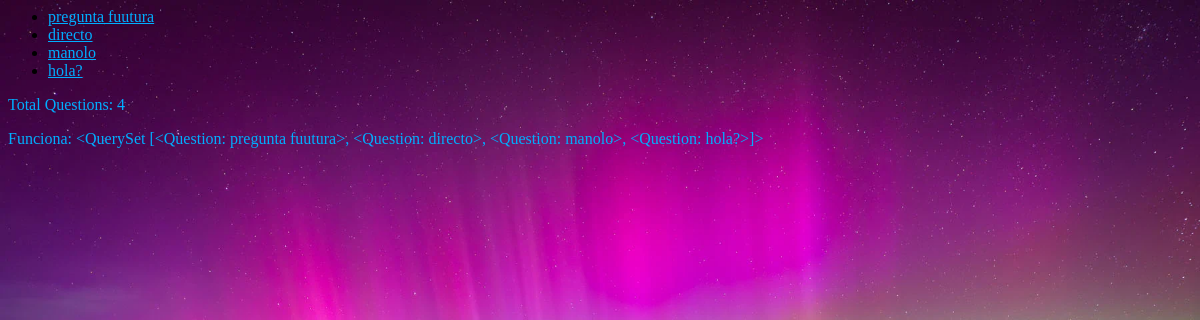
Screenshot of /polls/ with the database file from the repository.
### polls/models.py (models this page shows, shortened)
class Question(models.Model):
    question_text = models.CharField(max_length=200)
    pub_date = models.DateTimeField("date published")
    def __str__(self):
        return self.question_text

### polls/views.py (the view)
# urls.py: path("", views.IndexView.as_view(), name="index"),
class IndexView(generic.ListView):
    template_name = "polls/index.html"
    context_object_name = "latest_question_list"
    def get_queryset(self):
        latest_question_list = Question.objects.filter(pub_date__lte=timezone.now()).order_by("-pub_date")[:5]
        return latest_question_list
    def get_context_data(self, **kwargs):
        context = super().get_context_data(**kwargs)
        context["hola"]="funciona bien?¿"
        context["total_questions"] = Question.objects.count()
        return context

### polls/templates/polls/index.html
{% load static %}
</body>
<link rel="stylesheet" href="{% static 'polls/style.css' %}">
{% if latest_question_list %}
    <ul>
    {% for question in latest_question_list %}
        <li><a href="{% url 'polls:detail' question.id %}">{{ question.question_text }}</a></li>
    {% endfor %}
    </ul>
{% else %}
    <p>No polls are available.</p>
{% endif %}
<p>Total Questions: {{ total_questions }}</p>
<p>Funciona: {{ object_list }}</p>
</body>

### polls/static/polls/style.css (style rules this page uses)
li a { color: rgb(0, 174, 255); }
p { color: rgb(0, 174, 255); }

### rows the page displays
Question: question_text "pregunta fuutura", question_text.question_text "<QuerySet [<Question: pregunta fuutura>, <Question: directo>, <Question: manolo>, <Question: hola?>]>"
Question: question_text "directo"
Question: question_text "manolo"
Question: question_text "hola?"

### other values shown
{{ total_questions }} "4"
